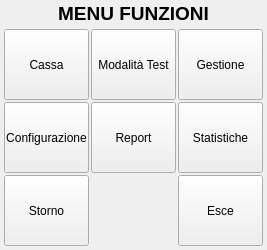
<?xml version="1.0" encoding="UTF-8"?>
<ui version="4.0">
 <class>OperazioniDlg</class>
 <widget class="QDialog" name="OperazioniDlg">
  <property name="geometry">
   <rect>
    <x>0</x>
    <y>0</y>
    <width>267</width>
    <height>250</height>
   </rect>
  </property>
  <property name="windowTitle">
   <string>Gestione Cassa</string>
  </property>
  <layout class="QVBoxLayout" name="verticalLayout">
   <property name="spacing">
    <number>2</number>
   </property>
   <property name="margin">
    <number>2</number>
   </property>
   <item>
    <widget class="QLabel" name="label">
     <property name="font">
      <font>
       <pointsize>14</pointsize>
       <weight>75</weight>
       <bold>true</bold>
      </font>
     </property>
     <property name="text">
      <string>MENU FUNZIONI</string>
     </property>
     <property name="alignment">
      <set>Qt::AlignCenter</set>
     </property>
    </widget>
   </item>
   <item>
    <widget class="QFrame" name="frame">
     <property name="frameShape">
      <enum>QFrame::NoFrame</enum>
     </property>
     <property name="frameShadow">
      <enum>QFrame::Plain</enum>
     </property>
     <property name="lineWidth">
      <number>1</number>
     </property>
     <layout class="QGridLayout" name="gridLayout">
      <property name="margin">
       <number>2</number>
      </property>
      <property name="spacing">
       <number>2</number>
      </property>
      <item row="1" column="1">
       <widget class="QToolButton" name="reportBtn">
        <property name="sizePolicy">
         <sizepolicy hsizetype="MinimumExpanding" vsizetype="Expanding">
          <horstretch>0</horstretch>
          <verstretch>0</verstretch>
         </sizepolicy>
        </property>
        <property name="minimumSize">
         <size>
          <width>85</width>
          <height>71</height>
         </size>
        </property>
        <property name="text">
         <string>Report</string>
        </property>
        <property name="icon">
         <iconset resource="risorse.qrc">
          <normaloff>:/GestCassa/report 2</normaloff>:/GestCassa/report 2</iconset>
        </property>
        <property name="iconSize">
         <size>
          <width>48</width>
          <height>48</height>
         </size>
        </property>
        <property name="autoExclusive">
         <bool>false</bool>
        </property>
        <property name="toolButtonStyle">
         <enum>Qt::ToolButtonTextUnderIcon</enum>
        </property>
       </widget>
      </item>
      <item row="0" column="1">
       <widget class="QToolButton" name="testBtn">
        <property name="sizePolicy">
         <sizepolicy hsizetype="MinimumExpanding" vsizetype="Expanding">
          <horstretch>0</horstretch>
          <verstretch>0</verstretch>
         </sizepolicy>
        </property>
        <property name="minimumSize">
         <size>
          <width>85</width>
          <height>71</height>
         </size>
        </property>
        <property name="text">
         <string>Modalità Test</string>
        </property>
        <property name="icon">
         <iconset resource="risorse.qrc">
          <normaloff>:/GestCassa/warning</normaloff>:/GestCassa/warning</iconset>
        </property>
        <property name="iconSize">
         <size>
          <width>48</width>
          <height>48</height>
         </size>
        </property>
        <property name="toolButtonStyle">
         <enum>Qt::ToolButtonTextUnderIcon</enum>
        </property>
       </widget>
      </item>
      <item row="1" column="0">
       <widget class="QToolButton" name="configurazioneBtn">
        <property name="sizePolicy">
         <sizepolicy hsizetype="MinimumExpanding" vsizetype="Expanding">
          <horstretch>0</horstretch>
          <verstretch>0</verstretch>
         </sizepolicy>
        </property>
        <property name="minimumSize">
         <size>
          <width>85</width>
          <height>71</height>
         </size>
        </property>
        <property name="text">
         <string>Configurazione</string>
        </property>
        <property name="icon">
         <iconset resource="risorse.qrc">
          <normaloff>:/GestCassa/configurazione</normaloff>:/GestCassa/configurazione</iconset>
        </property>
        <property name="iconSize">
         <size>
          <width>48</width>
          <height>48</height>
         </size>
        </property>
        <property name="autoExclusive">
         <bool>false</bool>
        </property>
        <property name="toolButtonStyle">
         <enum>Qt::ToolButtonTextUnderIcon</enum>
        </property>
       </widget>
      </item>
      <item row="0" column="0">
       <widget class="QToolButton" name="cassaBtn">
        <property name="sizePolicy">
         <sizepolicy hsizetype="MinimumExpanding" vsizetype="Expanding">
          <horstretch>0</horstretch>
          <verstretch>0</verstretch>
         </sizepolicy>
        </property>
        <property name="minimumSize">
         <size>
          <width>85</width>
          <height>71</height>
         </size>
        </property>
        <property name="text">
         <string>Cassa</string>
        </property>
        <property name="icon">
         <iconset resource="risorse.qrc">
          <normaloff>:/GestCassa/cassa</normaloff>:/GestCassa/cassa</iconset>
        </property>
        <property name="iconSize">
         <size>
          <width>48</width>
          <height>48</height>
         </size>
        </property>
        <property name="toolButtonStyle">
         <enum>Qt::ToolButtonTextUnderIcon</enum>
        </property>
       </widget>
      </item>
      <item row="0" column="2">
       <widget class="QToolButton" name="gestioneBtn">
        <property name="sizePolicy">
         <sizepolicy hsizetype="MinimumExpanding" vsizetype="Expanding">
          <horstretch>0</horstretch>
          <verstretch>0</verstretch>
         </sizepolicy>
        </property>
        <property name="minimumSize">
         <size>
          <width>85</width>
          <height>71</height>
         </size>
        </property>
        <property name="text">
         <string>Gestione</string>
        </property>
        <property name="icon">
         <iconset resource="risorse.qrc">
          <normaloff>:/GestCassa/gestione</normaloff>:/GestCassa/gestione</iconset>
        </property>
        <property name="iconSize">
         <size>
          <width>48</width>
          <height>48</height>
         </size>
        </property>
        <property name="toolButtonStyle">
         <enum>Qt::ToolButtonTextUnderIcon</enum>
        </property>
       </widget>
      </item>
      <item row="1" column="2">
       <widget class="QToolButton" name="statsBtn">
        <property name="sizePolicy">
         <sizepolicy hsizetype="MinimumExpanding" vsizetype="Expanding">
          <horstretch>0</horstretch>
          <verstretch>0</verstretch>
         </sizepolicy>
        </property>
        <property name="minimumSize">
         <size>
          <width>85</width>
          <height>71</height>
         </size>
        </property>
        <property name="text">
         <string>Statistiche</string>
        </property>
        <property name="icon">
         <iconset resource="risorse.qrc">
          <normaloff>:/GestCassa/stats</normaloff>:/GestCassa/stats</iconset>
        </property>
        <property name="iconSize">
         <size>
          <width>48</width>
          <height>48</height>
         </size>
        </property>
        <property name="autoExclusive">
         <bool>false</bool>
        </property>
        <property name="toolButtonStyle">
         <enum>Qt::ToolButtonTextUnderIcon</enum>
        </property>
       </widget>
      </item>
      <item row="2" column="2">
       <widget class="QToolButton" name="closeBtn">
        <property name="sizePolicy">
         <sizepolicy hsizetype="MinimumExpanding" vsizetype="Expanding">
          <horstretch>0</horstretch>
          <verstretch>0</verstretch>
         </sizepolicy>
        </property>
        <property name="minimumSize">
         <size>
          <width>85</width>
          <height>71</height>
         </size>
        </property>
        <property name="text">
         <string>Esce</string>
        </property>
        <property name="icon">
         <iconset resource="risorse.qrc">
          <normaloff>:/GestCassa/esce</normaloff>:/GestCassa/esce</iconset>
        </property>
        <property name="iconSize">
         <size>
          <width>48</width>
          <height>48</height>
         </size>
        </property>
        <property name="autoExclusive">
         <bool>false</bool>
        </property>
        <property name="toolButtonStyle">
         <enum>Qt::ToolButtonTextUnderIcon</enum>
        </property>
       </widget>
      </item>
      <item row="2" column="0">
       <widget class="QToolButton" name="stornoBtn">
        <property name="sizePolicy">
         <sizepolicy hsizetype="MinimumExpanding" vsizetype="Expanding">
          <horstretch>0</horstretch>
          <verstretch>0</verstretch>
         </sizepolicy>
        </property>
        <property name="minimumSize">
         <size>
          <width>85</width>
          <height>71</height>
         </size>
        </property>
        <property name="text">
         <string>Storno</string>
        </property>
        <property name="icon">
         <iconset resource="risorse.qrc">
          <normaloff>:/GestCassa/cancella</normaloff>:/GestCassa/cancella</iconset>
        </property>
        <property name="iconSize">
         <size>
          <width>48</width>
          <height>48</height>
         </size>
        </property>
        <property name="autoExclusive">
         <bool>false</bool>
        </property>
        <property name="toolButtonStyle">
         <enum>Qt::ToolButtonTextUnderIcon</enum>
        </property>
       </widget>
      </item>
     </layout>
    </widget>
   </item>
  </layout>
 </widget>
 <tabstops>
  <tabstop>cassaBtn</tabstop>
  <tabstop>testBtn</tabstop>
  <tabstop>gestioneBtn</tabstop>
  <tabstop>configurazioneBtn</tabstop>
  <tabstop>reportBtn</tabstop>
  <tabstop>statsBtn</tabstop>
 </tabstops>
 <resources>
  <include location="risorse.qrc"/>
 </resources>
 <connections/>
</ui>
